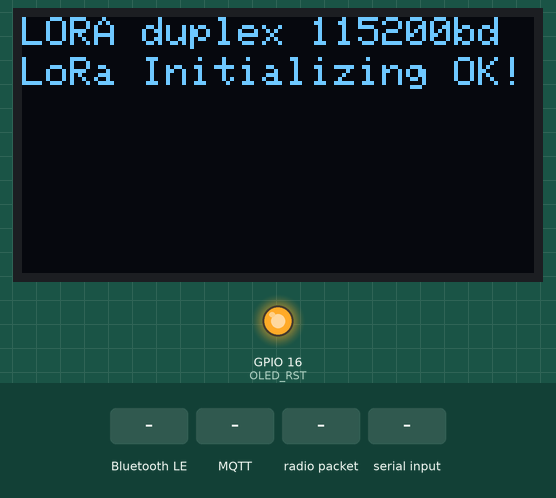
Bench run of a sketch on a simulated ESP32. On the bench: 128×64 one-colour display, output pins drawn as LEDs (lit = HIGH). Inputs (shaded band) come from the test bench. Random numbers use the default seed unless the sketch sets one; EEPROM starts erased; no radio packets arrive unless stated; no MQTT or app messages arrive unless stated; nothing arrives over Bluetooth unless stated; a phone connects over Bluetooth LE 3 s after start; what the sketch prints to the serial monitor is not drawn.

Above: at 6.3 s.
6.4 s: Bluetooth LE write "55" received
At 6.8 s:
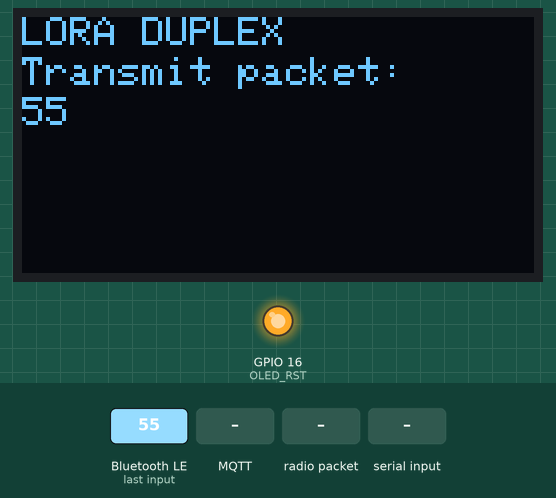
8.0 s: MQTT message "scan," arrives on the first subscribed topic
At 8.8 s:
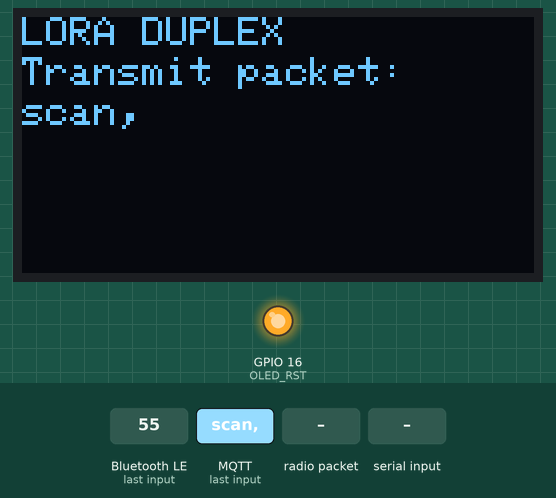
9.5 s: radio packet "55" arrives
At 11.3 s:
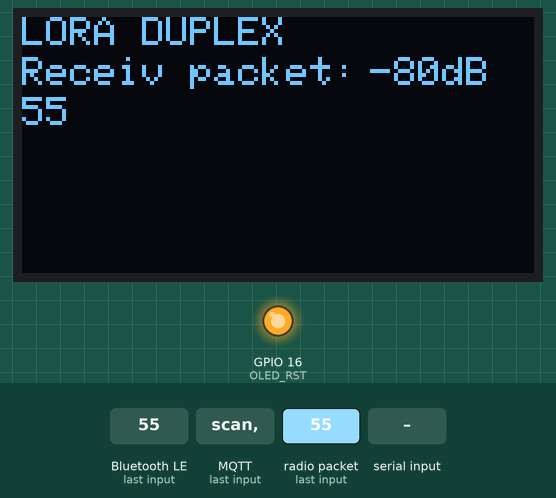
12.0 s: "55," received over Serial
At 14.1 s:
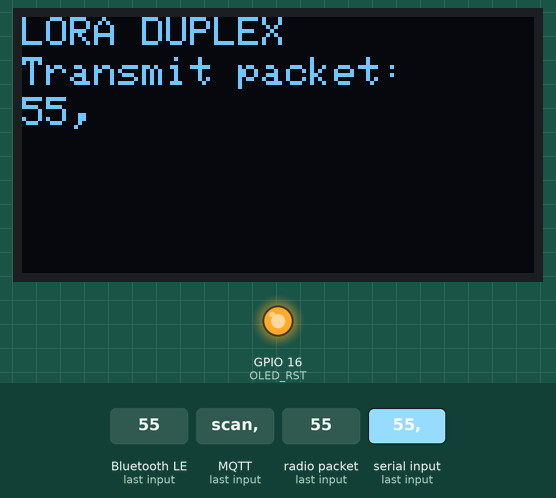
14.5 s: MQTT message "1" arrives on the first subscribed topic
At 14.9 s:
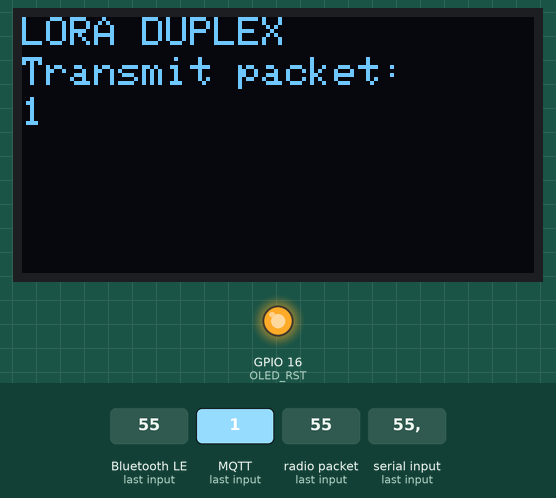
16.0 s: radio packet "55," arrives
At 17.5 s:
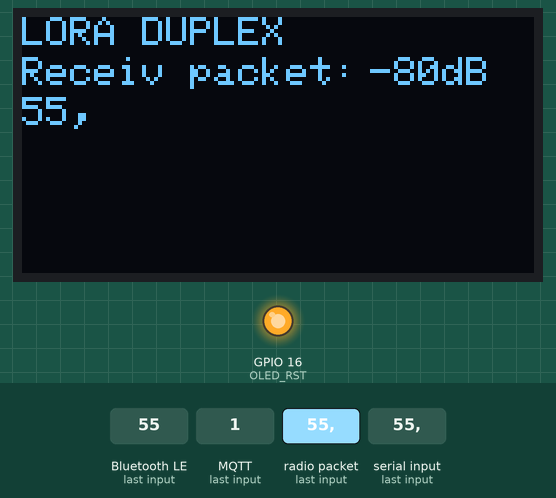
Timing chart, 0 to 19.0 s (numbered marks = the images above; inputs shaded):
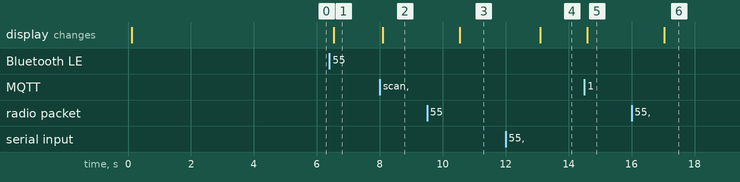

Measured:
- after the input at 6.4 s, the display: changes after 0.13 s (image 1)
- after the input at 8.0 s, the display: changes after 0.09 s (image 2)
- after the input at 9.5 s, the display: changes after 1.0 s (image 3)
- after the input at 12.0 s, the display: changes after 1.1 s (image 4)
- after the input at 14.5 s, the display: changes after 0.09 s (image 5)
- after the input at 16.0 s, the display: changes after 1.0 s (image 6)

The sketch:

loraGW5.ino
```cpp
//Libraries for LoRa
#include <SPI.h>
#include <LoRa.h>

//Libraries for OLED Display
#include <Wire.h>
#include <Adafruit_GFX.h>
#include <Adafruit_SSD1306.h>

#include <WiFi.h>
#include <ESP32Ping.h>
#include <PubSubClient.h>
//#include "EEPROM.h"
//#define EEPROM_SIZE 128
#include <Preferences.h>
#include <esp_int_wdt.h>
#include <esp_task_wdt.h>

#define MQTTpubQos          2

//define the pins used by the LoRa transceiver module
#define SCK 5
#define MISO 19
#define MOSI 27
#define SS 18
#define RST 14
#define DIO0 26

//433E6 for Asia
//866E6 for Europe
//915E6 for North America
#define BAND 868.1E6

//OLED pins
#define OLED_SDA 4
#define OLED_SCL 15
#define OLED_RST 16
#define SCREEN_WIDTH 128 // OLED display width, in pixels
#define SCREEN_HEIGHT 64 // OLED display height, in pixels


#include <BLEDevice.h>
#include <BLEServer.h>
#include <BLEUtils.h>
#include <BLE2902.h>

BLEServer *pServer = NULL;
BLECharacteristic *pCharacteristic;
bool deviceConnected = false;
bool oldDeviceConnected = false;
uint8_t txValue = 0;
const int wifiAddr = 10;
char  CrLf[2] = {0x0D,0x0A};
String ssids_array[50];
String network_string;
char charBuf[50];
int scanWifi;
String MQTTserver;
String MQTTport;
String telnetClient;
String MQTT_USER;
String MQTT_PASSWORD;
String receivedData;
String NodeId;

// See the following for generating UUIDs:
// https://www.uuidgenerator.net/

#define SERVICE_UUID           "6E400001-B5A3-F393-E0A9-E50E24DCCA9E" // UART service UUID
#define CHARACTERISTIC_UUID_RX "6E400002-B5A3-F393-E0A9-E50E24DCCA9E"
#define CHARACTERISTIC_UUID_TX "6E400003-B5A3-F393-E0A9-E50E24DCCA9E"

Adafruit_SSD1306 display(SCREEN_WIDTH, SCREEN_HEIGHT, &Wire, OLED_RST);

String LoRaSend;
String LoRaData;
String BLEreceiv;
int flagBLE;

Preferences preferences;
WiFiClient wifiClient;
PubSubClient client(wifiClient);


void setup() {
  scanWifi = 0;
  flagBLE = 0;
  //initialize Serial Monitor
  Serial.begin(115200);

 //Definition de l'identité du node
  NodeId = WiFi.macAddress();
  NodeId.replace(":", "");      //supression des : de l'adresse mac
  Serial.println("identité du node :"+NodeId);

  preferences.begin("Credentials", false);

  receivedData = preferences.getString("Data", "");
  Serial.print("Read Data:");
  Serial.println(receivedData);

  //reset OLED display via software
  pinMode(OLED_RST, OUTPUT);
  digitalWrite(OLED_RST, LOW);
  delay(20);
  digitalWrite(OLED_RST, HIGH);

  //initialize OLED
  Wire.begin(OLED_SDA, OLED_SCL);
  if(!display.begin(SSD1306_SWITCHCAPVCC, 0x3c, false, false)) { // Address 0x3C for 128x32
    Serial.println(F("SSD1306 allocation failed"));
    for(;;); // Don't proceed, loop forever
  }

  display.clearDisplay();
  display.setTextColor(WHITE);
  display.setTextSize(1);
  display.setCursor(0,0);
  display.print("LORA duplex 115200bd ");
  display.display();

    Serial.println("LoRa duplex Test");

  //SPI LoRa pins
  SPI.begin(SCK, MISO, MOSI, SS);
  //setup LoRa transceiver module
  LoRa.setPins(SS, RST, DIO0);

  if (!LoRa.begin(BAND)) {
    Serial.println("Starting LoRa failed!");
    while (1);
  }
    LoRa.setTxPower(14);//Supported values are 2 to 20 for PA_OUTPUT_PA_BOOST_PIN, and 0 to 14 for PA_OUTPUT_RFO_PIN.  LoRa.setTxPower(txPower, outputPin);
    LoRa.setSpreadingFactor(7);//Supported values are between 6 and 12. If a spreading factor of 6 is set, implicit header mode must be used to transmit and receive packets.
    LoRa.setSignalBandwidth(125E3);//signalBandwidth - signal bandwidth in Hz, defaults to 125E3.
//Supported values are 7.8E3, 10.4E3, 15.6E3, 20.8E3, 31.25E3, 41.7E3, 62.5E3, 125E3, 250E3, and 500E3.
    LoRa.enableCrc();//LoRa.disableCrc();
    LoRa.setGain(6);//Supported values are between 0 and 6. If gain is 0, AGC will be enabled and LNA gain will not be used. Else if gain is from 1 to 6, AGC will be disabled and LNA gain will be used.
  bleTask();

  Serial.println("LoRa Initializing OK!");
  display.setCursor(0,10);
  display.println("LoRa Initializing OK!");
  display.display();
  delay(4000);
  wifiTask();

   char charBuff3[MQTTserver.length()+1];
    MQTTserver.toCharArray(charBuff3,MQTTserver.length()+1);
  client.setServer(charBuff3, MQTTport.toInt());
  client.setCallback(callback);
  reconnect();
  delay (1000);
  publishSerialData("test");
}

void loop() {

  //try to parse packet
  int packetSize = LoRa.parsePacket();
  if (packetSize) {
    //received a packet
    received();
  }

  while (Serial.available()) // Attendre l'entré de l'utilisateur
  {
      delay(10);
      LoRaSend = Serial.readString() ;
    transmittion();
  }


  if (scanWifi == 1){
    wifiToBLE();
    scanWifi = 0;
  }

  if (flagBLE == 1){
      LoRaSend = BLEreceiv ;
    transmittion();
  flagBLE = 0;
  }
      // disconnecting
    if (!deviceConnected && oldDeviceConnected) {
        delay(500); // give the bluetooth stack the chance to get things ready
        pServer->startAdvertising(); // restart advertising
        Serial.println("start advertising");
        oldDeviceConnected = deviceConnected;
    }
    // connecting
    if (deviceConnected && !oldDeviceConnected) {
    // do stuff here on connecting
        oldDeviceConnected = deviceConnected;
    }
   client.loop();
}


/*String read_String(char add)
{
  int i;
  char data[100]; //Max 100 Bytes
  int len=0;
  unsigned char k;
  k=EEPROM.read(add);
  while(k != '\0' && len<500)   //Read until null character
  {
    k=EEPROM.read(add+len);
    data[len]=k;
    len++;
  }
  data[len]='\0';
  return String(data);
}*/

String getValue(String data, char separator, int index){
  int found = 0;
  int strIndex[] = {0, -1};
  int maxIndex = data.length()-1;

  for(int i=0; i<=maxIndex && found <=index; i++){
    if(data.charAt(i)==separator || i==maxIndex){
      found++;
      strIndex[0] = strIndex[1]+1;
      strIndex[1] = (i==maxIndex) ? i+1 : i;
    }
  }
  return found>index ? data.substring(strIndex[0], strIndex[1]) : "";
}


void transmittion(){
      Serial.println(LoRaSend);
      LoRa.beginPacket();
      LoRa.print(LoRaSend);
      LoRa.endPacket();
   display.clearDisplay();
   display.setCursor(0,0);
   display.print("LORA DUPLEX");
   display.setCursor(0,10);
     display.print("Transmit packet:");
     display.setCursor(0,20);
     display.print(LoRaSend);
     display.display();

}

void received(){
  Serial.print("Received packet ");

    //read packet
    while (LoRa.available()) {
      LoRaData = LoRa.readString();
      Serial.println(LoRaData);
      String synch = LoRaData.substring(0, 2);
      Serial.print(" synchro ");
       Serial.println(synch);
       if( synch == "55"){
      Serial.println(" telegrame reçu ok pour décryptage ");
      String nbtxt = LoRaData.substring(2, 4);
      Serial.print(" numero du telegram ");
       Serial.println(nbtxt);
      String destinataire = LoRaData.substring(4, 16);
      Serial.print(" destinataire ");
       Serial.println(destinataire);
      String emetteur = LoRaData.substring(16, 28);
      Serial.print(" emetteur ");
       Serial.println(emetteur);
      String typeDevice= LoRaData.substring(28, 30);
      Serial.print(" type device ");
       Serial.println(typeDevice);
      String nivBatt= LoRaData.substring(30, 32);
      Serial.print(" alim ");
       Serial.println(nivBatt);
      String nbData= LoRaData.substring(32, 34);
      Serial.print(" nb de data ");
       Serial.println(nbData);
      String lotData= LoRaData.substring(34, 34 + (2*nbData.toInt()));
      Serial.print(" data ");
       Serial.println(lotData);


    //print RSSI of packet
    int rssi = LoRa.packetRssi();
    int snr = LoRa.packetSnr();
    int freqError =  LoRa.packetFrequencyError();
    Serial.print(" with RSSI ");
    Serial.print(rssi);
    Serial.println("dBm");
    Serial.print(" SNR ");
    Serial.println(snr);
    Serial.print(" FrequencyError ");
    Serial.print(freqError);
    Serial.println(" HZ ");

   // Dsiplay information
   display.clearDisplay();
   display.setCursor(0,0);
   display.print("LORA DUPLEX");
   display.setCursor(0,10);
   display.print("Receiv packet:");
   display.setCursor(87,10);
   display.print(rssi);
   display.print("dB");
   display.setCursor(0,20);
   display.print(LoRaData);
   display.display();

    char charBuf[LoRaData.length()+1];
      LoRaData.toCharArray(charBuf, LoRaData.length()+1);
    publishSerialData(charBuf);

    if (deviceConnected) {
            pCharacteristic->setValue(charBuf);
            pCharacteristic->notify();
    }

    pubDataLora( lotData, "data", emetteur);
    pubDataLora( nivBatt, "alim", emetteur);
    pubDataLora( nbtxt, "nbTelegram", emetteur);
    pubDataLora( nbData, "nbdata", emetteur);
    pubDataLora( typeDevice, "type", emetteur);
    pubDataLora( destinataire, "destinataire", emetteur);
    pubDataLora( String(rssi), "rssi", emetteur);
    pubDataLora( String(snr), "snr", emetteur);
    pubDataLora( String(freqError), "ferror", emetteur);
    pubDataLora( NodeId, "gateway", emetteur);

}}}

void pubDataLora(String dataLora, String payloadLora, String emetteurLora){
    /*String stringTwo = WiFi.macAddress();
    stringTwo += "/";
    stringTwo += emetteurLora;*/
    String stringTwo = emetteurLora;
    stringTwo += "/";
    stringTwo += payloadLora;
    //Serial.println(stringTwo);
    //Serial.println(stringTwo.length()+1);
    char dataBuf[stringTwo.length()+1];
    stringTwo.toCharArray(dataBuf, stringTwo.length()+1);
    char dataCBuf[dataLora.length()+1];
    dataLora.toCharArray(dataCBuf, dataLora.length()+1);
  client.publish(dataBuf, dataCBuf,true);
}


void publishSerialData(char *serialData){
  if (!client.connected()) {
    reconnect();
  }
  String stringOne = NodeId;
    stringOne += "/tx";
    char charBuf[stringOne.length()+1];
    stringOne.toCharArray(charBuf, stringOne.length()+1);
  client.publish(charBuf, serialData,true);
}
```

ble.ino
```cpp
class MyServerCallbacks: public BLEServerCallbacks {
    void onConnect(BLEServer* pServer) {
      Serial.println("reco");
      deviceConnected = true;
    };

    void onDisconnect(BLEServer* pServer) {
      Serial.println("deco");
      deviceConnected = false;
    }
};

class MyCallbacks: public BLECharacteristicCallbacks {
  void onWrite(BLECharacteristic *pCharacteristic){
    std::string value = pCharacteristic->getValue();

    if(value.length() > 0){
      Serial.print("Rx : ");
      Serial.println(value.c_str());
      BLEreceiv = value.c_str();
      flagBLE = 1;

    if(BLEreceiv.startsWith("scan,")){
      Serial.println("ok test");
      scanWifi = 1;
    }

    if(BLEreceiv.startsWith("55,")){
      Serial.print("start config : ");
      writeString(wifiAddr, value.c_str());
    hard_restart();
    }
    }
  }

  void writeString(int add, String data){
    /*int _size = data.length();
    for(int i=0; i<_size; i++){
      EEPROM.write(add+i, data[i]);
    }
    EEPROM.write(add+_size, '\0');
    EEPROM.commit();*/
    preferences.putString("Data", data);

    Serial.println("Network Credentials have been Saved");

    preferences.end();
  }

  void hard_restart() {
    esp_task_wdt_init(1,true);
    esp_task_wdt_add(NULL);
    while(true);
  }
};

void wifiToBLE(){
        WiFi.mode(WIFI_STA);
        // WiFi.scanNetworks will return the number of networks found
            delay(500);
        int n =  WiFi.scanNetworks();
          if (n == 0) {
            pCharacteristic->setValue("no networks found .");
            pCharacteristic->notify();
            pCharacteristic->setValue(CrLf);
            pCharacteristic->notify();
          } else {
            pCharacteristic->setValue("networks found .");
            pCharacteristic->notify();
            pCharacteristic->setValue(CrLf);
            pCharacteristic->notify();
            delay(500);
            for (int i = 0; i < n; ++i) {
              ssids_array[i + 1] = WiFi.SSID(i);
              Serial.print(i + 1);
              Serial.print(": ");
              Serial.println(ssids_array[i + 1]);
              network_string = i + 1;
              network_string = network_string + ": " + WiFi.SSID(i) + " (RSSI:" + WiFi.RSSI(i) + ")";

              network_string.toCharArray(charBuf, network_string.length()+1);
              pCharacteristic->setValue(charBuf);
              pCharacteristic->notify();
              pCharacteristic->setValue(CrLf);
              pCharacteristic->notify();
            }
         }
}

void bleTask(){
  // Create the BLE Device
  BLEDevice::init("ESP32 LoRa GW bis"); // Give it a name

  // Create the BLE Server
  BLEServer *pServer = BLEDevice::createServer();
  pServer->setCallbacks(new MyServerCallbacks());

  // Create the BLE Service
  BLEService *pService = pServer->createService(SERVICE_UUID);

  // Create a BLE Characteristic
  pCharacteristic = pService->createCharacteristic(
                      CHARACTERISTIC_UUID_TX,
                      BLECharacteristic::PROPERTY_NOTIFY
                    );

  pCharacteristic->addDescriptor(new BLE2902());

  BLECharacteristic *pCharacteristic = pService->createCharacteristic(
                                         CHARACTERISTIC_UUID_RX,
                                         BLECharacteristic::PROPERTY_WRITE
                                       );

  pCharacteristic->setCallbacks(new MyCallbacks());

  // Start the service
  pService->start();

  // Start advertising
  pServer->getAdvertising()->start();
  Serial.println("Attente connection client BLE...");
}
```

mqtt.ino
```cpp
void reconnect() {
  // Loop until we're reconnected
  while (!client.connected()) {
    Serial.print("Attempting MQTT connection...");
    // Create a random client ID
    String clientId = "ESP32Client-";
    clientId += String(random(0xffff), HEX);
    char charBuff1[MQTT_USER.length()+1];
    char charBuff2[MQTT_PASSWORD.length()+1];
    MQTT_USER.toCharArray(charBuff1,MQTT_USER.length()+1);
    MQTT_PASSWORD.toCharArray(charBuff2,MQTT_PASSWORD.length()+1);
    // Attempt to connect
    if (client.connect(clientId.c_str(),charBuff1,charBuff2)) {
      Serial.println("connected");
      // ... and resubscribe
    String stringTwo = NodeId;
    stringTwo += "/rx";
    char charBuf[stringTwo.length()+1];
    stringTwo.toCharArray(charBuf, stringTwo.length()+1);
    client.subscribe(charBuf);
    } else {
      Serial.print("failed, rc=");
      Serial.print(client.state());
      Serial.println(" try again in 5 seconds");
      // Wait 5 seconds before retrying
      delay(5000);
    }
  }
}

void callback(char* topic, byte *payload, unsigned int length) {
    Serial.println("-------new message from broker-----");
    Serial.print("channel:");
    Serial.println(topic);
    //Serial.println("");
    Serial.print("data:");
    //Serial.write(payload, length);
    LoRaSend = "";
    for (int i = 0; i < length; i++) {
      LoRaSend += ((char)payload[i]);
    }

    transmittion();

}
```

parametre.ino
```cpp
void wifiTask(){

  if(receivedData.length() > 0){
    String testTrame = getValue(receivedData, ',', 0);
    String wifiName = getValue(receivedData, ',', 1);
    String wifiPassword = getValue(receivedData, ',', 2);
    MQTTserver = getValue(receivedData, ',', 3);
    MQTTport = getValue(receivedData, ',', 4);
    telnetClient = getValue(receivedData, ',', 5);
    MQTT_USER = getValue(receivedData, ',', 6);
    MQTT_PASSWORD = getValue(receivedData, ',', 7);

    if(wifiName.length() > 0 && wifiPassword.length() > 0){
      Serial.print("WifiName : ");
      Serial.println(wifiName);

      Serial.print("wifiPassword : ");
      Serial.println(wifiPassword);

      Serial.print("MQTTserver : ");
      Serial.println(MQTTserver);

      Serial.print("MQTTport : ");
      Serial.println(MQTTport);

      Serial.print("telnetClient : ");
      Serial.println(telnetClient);

      Serial.print("MQTT_USER : ");
      Serial.println(MQTT_USER);

      Serial.print("MQTT_PASSWORD : ");
      Serial.println(MQTT_PASSWORD);

      WiFi.begin(wifiName.c_str(), wifiPassword.c_str());
      Serial.print("Connecting to Wifi");
      while(WiFi.status() != WL_CONNECTED){
        Serial.print(".");
        delay(1000);
      }
      Serial.println();
      Serial.print("Connected with IP: ");
      Serial.println(WiFi.localIP());


      Serial.print("Ping Host: ");
      Serial.println(MQTTserver);
      //Serial.println(remote_host);
      MQTTserver.toCharArray(charBuf, MQTTserver.length()+1);
      if(Ping.ping(charBuf)){
        Serial.println("Success!!");
      }else{
        Serial.println("ERROR!!");
      }

    }
  }
}
```
